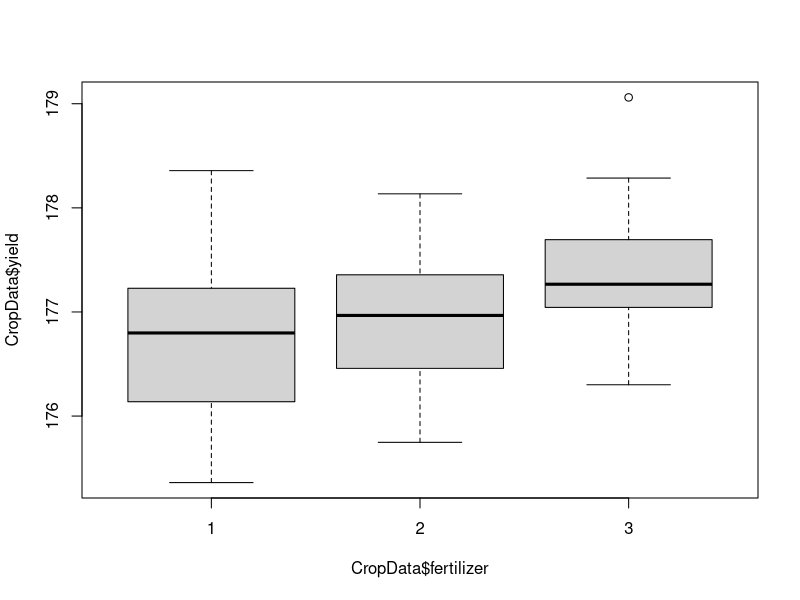

This figure's R source:
options(scipen = 999)
#Obtaining Data
CropData <-read.table("cropData.txt",header =TRUE,sep="\t", fill = TRUE)
head(CropData, 10)

boxplot(CropData$yield ~ CropData$fertilizer)

#Fitting the oneway model
one.way <- aov(yield ~ factor(fertilizer), data = CropData)
summary(one.way)

#Table of fertilizer data
table(CropData$fertilizer)

#Tukey HSD test to see which groups as statistically significantly different. 
TukeyHSD(one.way, conf.level=.95)

#With blocking
one.wayBlocking <- aov(yield ~ block + factor(fertilizer), data = CropData)
summary(one.wayBlocking)


# Perform the two-way ANOVA
fit <- aov(yield ~ factor(fertilizer)*factor(density), data = CropData)

# Summarize the ANOVA results
summary(fit)

# Post-hoc test (Tukey's HSD)

  TukeyHSD(fit, conf.level=.95)

